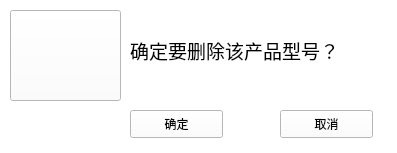
<?xml version="1.0" encoding="UTF-8"?>
<ui version="4.0">
 <class>delete_confirm</class>
 <widget class="QMainWindow" name="delete_confirm">
  <property name="geometry">
   <rect>
    <x>0</x>
    <y>0</y>
    <width>397</width>
    <height>153</height>
   </rect>
  </property>
  <property name="windowTitle">
   <string>MainWindow</string>
  </property>
  <property name="styleSheet">
   <string notr="true">background:rgb(255, 255, 255)</string>
  </property>
  <property name="iconSize">
   <size>
    <width>20</width>
    <height>20</height>
   </size>
  </property>
  <widget class="QWidget" name="centralwidget">
   <widget class="QPushButton" name="pushButton">
    <property name="geometry">
     <rect>
      <x>130</x>
      <y>110</y>
      <width>93</width>
      <height>28</height>
     </rect>
    </property>
    <property name="text">
     <string>确定</string>
    </property>
   </widget>
   <widget class="QPushButton" name="pushButton_2">
    <property name="geometry">
     <rect>
      <x>280</x>
      <y>110</y>
      <width>93</width>
      <height>28</height>
     </rect>
    </property>
    <property name="text">
     <string>取消</string>
    </property>
   </widget>
   <widget class="QPushButton" name="pushButton_3">
    <property name="geometry">
     <rect>
      <x>10</x>
      <y>10</y>
      <width>111</width>
      <height>91</height>
     </rect>
    </property>
    <property name="styleSheet">
     <string notr="true">background:rgb(255, 255, 255)</string>
    </property>
    <property name="text">
     <string/>
    </property>
    <property name="icon">
     <iconset>
      <normalon>:/resourse/shanchuwenjian.png</normalon>
     </iconset>
    </property>
    <property name="iconSize">
     <size>
      <width>60</width>
      <height>60</height>
     </size>
    </property>
   </widget>
   <widget class="QLabel" name="label">
    <property name="geometry">
     <rect>
      <x>130</x>
      <y>30</y>
      <width>251</width>
      <height>41</height>
     </rect>
    </property>
    <property name="font">
     <font>
      <family>Adobe 黑体 Std R</family>
      <pointsize>14</pointsize>
      <weight>50</weight>
      <bold>false</bold>
     </font>
    </property>
    <property name="text">
     <string>确定要删除该产品型号？</string>
    </property>
   </widget>
  </widget>
 </widget>
 <resources/>
 <connections/>
</ui>
